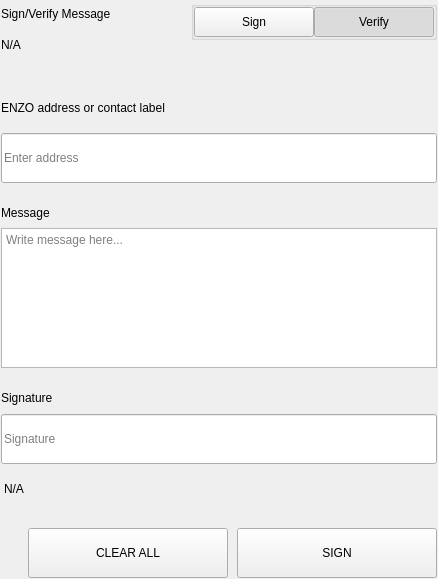
<?xml version="1.0" encoding="UTF-8"?>
<ui version="4.0">
 <class>SettingsSignMessageWidgets</class>
 <widget class="QWidget" name="SettingsSignMessageWidgets">
  <property name="geometry">
   <rect>
    <x>0</x>
    <y>0</y>
    <width>438</width>
    <height>579</height>
   </rect>
  </property>
  <property name="windowTitle">
   <string>Form</string>
  </property>
  <layout class="QVBoxLayout" name="verticalLayout">
   <property name="spacing">
    <number>0</number>
   </property>
   <property name="leftMargin">
    <number>0</number>
   </property>
   <property name="topMargin">
    <number>0</number>
   </property>
   <property name="rightMargin">
    <number>0</number>
   </property>
   <property name="bottomMargin">
    <number>0</number>
   </property>
   <item>
    <widget class="QWidget" name="left" native="true">
     <layout class="QVBoxLayout" name="verticalLayout_3">
      <property name="leftMargin">
       <number>0</number>
      </property>
      <property name="topMargin">
       <number>0</number>
      </property>
      <property name="rightMargin">
       <number>0</number>
      </property>
      <property name="bottomMargin">
       <number>0</number>
      </property>
      <item>
       <widget class="QWidget" name="container_sign" native="true">
        <layout class="QVBoxLayout" name="verticalLayout_2">
         <property name="spacing">
          <number>0</number>
         </property>
         <property name="leftMargin">
          <number>1</number>
         </property>
         <property name="topMargin">
          <number>1</number>
         </property>
         <property name="rightMargin">
          <number>1</number>
         </property>
         <property name="bottomMargin">
          <number>1</number>
         </property>
         <item>
          <layout class="QHBoxLayout" name="horizontalLayout_3" stretch="3,1">
           <property name="spacing">
            <number>40</number>
           </property>
           <item>
            <layout class="QVBoxLayout" name="verticalLayoutTitle">
             <property name="spacing">
              <number>5</number>
             </property>
             <item>
              <widget class="QLabel" name="labelTitle">
               <property name="text">
                <string>Sign/Verify Message</string>
               </property>
              </widget>
             </item>
             <item>
              <widget class="QLabel" name="labelSubtitle1">
               <property name="text">
                <string notr="true">N/A</string>
               </property>
               <property name="wordWrap">
                <bool>true</bool>
               </property>
              </widget>
             </item>
            </layout>
           </item>
           <item alignment="Qt::AlignRight|Qt::AlignTop">
            <widget class="QWidget" name="containerSwitch" native="true">
             <property name="styleSheet">
              <string notr="true">#containerSwitch{
	padding-top:9px;
}</string>
             </property>
             <layout class="QVBoxLayout" name="verticalLayout_6">
              <property name="spacing">
               <number>4</number>
              </property>
              <property name="leftMargin">
               <number>0</number>
              </property>
              <property name="topMargin">
               <number>0</number>
              </property>
              <property name="rightMargin">
               <number>0</number>
              </property>
              <property name="bottomMargin">
               <number>0</number>
              </property>
              <item alignment="Qt::AlignRight">
               <widget class="QGroupBox" name="groupBox">
                <property name="sizePolicy">
                 <sizepolicy hsizetype="Fixed" vsizetype="Preferred">
                  <horstretch>0</horstretch>
                  <verstretch>0</verstretch>
                 </sizepolicy>
                </property>
                <property name="title">
                 <string/>
                </property>
                <property name="alignment">
                 <set>Qt::AlignRight|Qt::AlignTop|Qt::AlignTrailing</set>
                </property>
                <layout class="QHBoxLayout" name="horizontalLayout_4">
                 <property name="spacing">
                  <number>0</number>
                 </property>
                 <property name="leftMargin">
                  <number>0</number>
                 </property>
                 <property name="topMargin">
                  <number>0</number>
                 </property>
                 <property name="rightMargin">
                  <number>0</number>
                 </property>
                 <property name="bottomMargin">
                  <number>0</number>
                 </property>
                 <item>
                  <widget class="QPushButton" name="pushSign">
                   <property name="minimumSize">
                    <size>
                     <width>120</width>
                     <height>30</height>
                    </size>
                   </property>
                   <property name="maximumSize">
                    <size>
                     <width>120</width>
                     <height>30</height>
                    </size>
                   </property>
                   <property name="focusPolicy">
                    <enum>Qt::NoFocus</enum>
                   </property>
                   <property name="text">
                    <string>Sign</string>
                   </property>
                   <property name="checkable">
                    <bool>true</bool>
                   </property>
                   <property name="autoExclusive">
                    <bool>true</bool>
                   </property>
                  </widget>
                 </item>
                 <item>
                  <widget class="QPushButton" name="pushVerify">
                   <property name="minimumSize">
                    <size>
                     <width>120</width>
                     <height>30</height>
                    </size>
                   </property>
                   <property name="maximumSize">
                    <size>
                     <width>120</width>
                     <height>30</height>
                    </size>
                   </property>
                   <property name="focusPolicy">
                    <enum>Qt::NoFocus</enum>
                   </property>
                   <property name="text">
                    <string>Verify</string>
                   </property>
                   <property name="checkable">
                    <bool>true</bool>
                   </property>
                   <property name="checked">
                    <bool>true</bool>
                   </property>
                   <property name="autoExclusive">
                    <bool>true</bool>
                   </property>
                  </widget>
                 </item>
                </layout>
               </widget>
              </item>
              <item alignment="Qt::AlignHCenter|Qt::AlignTop">
               <widget class="QLabel" name="labelSubtitleSwitch">
                <property name="text">
                 <string/>
                </property>
                <property name="alignment">
                 <set>Qt::AlignRight|Qt::AlignTrailing|Qt::AlignVCenter</set>
                </property>
               </widget>
              </item>
             </layout>
            </widget>
           </item>
          </layout>
         </item>
         <item>
          <spacer name="verticalSpacer_2">
           <property name="orientation">
            <enum>Qt::Vertical</enum>
           </property>
           <property name="sizeType">
            <enum>QSizePolicy::Fixed</enum>
           </property>
           <property name="sizeHint" stdset="0">
            <size>
             <width>20</width>
             <height>40</height>
            </size>
           </property>
          </spacer>
         </item>
         <item>
          <widget class="QWidget" name="containerAddress" native="true">
           <property name="sizePolicy">
            <sizepolicy hsizetype="Preferred" vsizetype="Fixed">
             <horstretch>0</horstretch>
             <verstretch>0</verstretch>
            </sizepolicy>
           </property>
           <layout class="QVBoxLayout" name="verticalLayout_5" stretch="0,0">
            <property name="spacing">
             <number>15</number>
            </property>
            <property name="leftMargin">
             <number>0</number>
            </property>
            <property name="topMargin">
             <number>0</number>
            </property>
            <property name="rightMargin">
             <number>0</number>
            </property>
            <property name="bottomMargin">
             <number>0</number>
            </property>
            <item>
             <widget class="QLabel" name="labelSubtitleAddress">
              <property name="minimumSize">
               <size>
                <width>0</width>
                <height>20</height>
               </size>
              </property>
              <property name="maximumSize">
               <size>
                <width>16777215</width>
                <height>20</height>
               </size>
              </property>
              <property name="text">
               <string>ENZO address or contact label</string>
              </property>
             </widget>
            </item>
            <item>
             <widget class="QLineEdit" name="addressIn_SM">
              <property name="minimumSize">
               <size>
                <width>0</width>
                <height>50</height>
               </size>
              </property>
              <property name="maximumSize">
               <size>
                <width>16777215</width>
                <height>50</height>
               </size>
              </property>
              <property name="placeholderText">
               <string>Enter address</string>
              </property>
             </widget>
            </item>
           </layout>
          </widget>
         </item>
         <item>
          <spacer name="verticalSpacer_3">
           <property name="orientation">
            <enum>Qt::Vertical</enum>
           </property>
           <property name="sizeType">
            <enum>QSizePolicy::Fixed</enum>
           </property>
           <property name="sizeHint" stdset="0">
            <size>
             <width>20</width>
             <height>20</height>
            </size>
           </property>
          </spacer>
         </item>
         <item>
          <layout class="QVBoxLayout" name="verticalLayout_9">
           <property name="spacing">
            <number>5</number>
           </property>
           <item>
            <widget class="QLabel" name="labelSubtitleMessage">
             <property name="minimumSize">
              <size>
               <width>0</width>
               <height>20</height>
              </size>
             </property>
             <property name="maximumSize">
              <size>
               <width>16777215</width>
               <height>20</height>
              </size>
             </property>
             <property name="text">
              <string>Message</string>
             </property>
            </widget>
           </item>
           <item>
            <widget class="QPlainTextEdit" name="messageIn_SM">
             <property name="minimumSize">
              <size>
               <width>0</width>
               <height>140</height>
              </size>
             </property>
             <property name="maximumSize">
              <size>
               <width>16777215</width>
               <height>140</height>
              </size>
             </property>
             <property name="placeholderText">
              <string>Write message here...</string>
             </property>
            </widget>
           </item>
          </layout>
         </item>
         <item>
          <spacer name="verticalSpacer_4">
           <property name="orientation">
            <enum>Qt::Vertical</enum>
           </property>
           <property name="sizeType">
            <enum>QSizePolicy::Fixed</enum>
           </property>
           <property name="sizeHint" stdset="0">
            <size>
             <width>20</width>
             <height>20</height>
            </size>
           </property>
          </spacer>
         </item>
         <item>
          <widget class="QWidget" name="widget" native="true">
           <property name="minimumSize">
            <size>
             <width>0</width>
             <height>75</height>
            </size>
           </property>
           <property name="maximumSize">
            <size>
             <width>16777215</width>
             <height>16777215</height>
            </size>
           </property>
           <layout class="QVBoxLayout" name="verticalLayout_4">
            <property name="leftMargin">
             <number>0</number>
            </property>
            <property name="topMargin">
             <number>0</number>
            </property>
            <property name="rightMargin">
             <number>0</number>
            </property>
            <property name="bottomMargin">
             <number>0</number>
            </property>
            <item>
             <widget class="QLabel" name="labelSubtitleSignature">
              <property name="minimumSize">
               <size>
                <width>0</width>
                <height>20</height>
               </size>
              </property>
              <property name="maximumSize">
               <size>
                <width>16777215</width>
                <height>20</height>
               </size>
              </property>
              <property name="text">
               <string>Signature</string>
              </property>
             </widget>
            </item>
            <item>
             <widget class="QLineEdit" name="signatureOut_SM">
              <property name="minimumSize">
               <size>
                <width>0</width>
                <height>50</height>
               </size>
              </property>
              <property name="placeholderText">
               <string>Signature</string>
              </property>
             </widget>
            </item>
           </layout>
          </widget>
         </item>
         <item>
          <widget class="QLabel" name="statusLabel_SM">
           <property name="styleSheet">
            <string notr="true">padding-top:5px;</string>
           </property>
           <property name="text">
            <string notr="true">N/A</string>
           </property>
          </widget>
         </item>
         <item>
          <spacer name="verticalSpacer">
           <property name="orientation">
            <enum>Qt::Vertical</enum>
           </property>
           <property name="sizeType">
            <enum>QSizePolicy::Fixed</enum>
           </property>
           <property name="sizeHint" stdset="0">
            <size>
             <width>20</width>
             <height>20</height>
            </size>
           </property>
          </spacer>
         </item>
         <item>
          <layout class="QHBoxLayout" name="horizontalLayout_7">
           <property name="spacing">
            <number>9</number>
           </property>
           <item>
            <spacer name="horizontalSpacer_5">
             <property name="orientation">
              <enum>Qt::Horizontal</enum>
             </property>
             <property name="sizeType">
              <enum>QSizePolicy::Expanding</enum>
             </property>
             <property name="sizeHint" stdset="0">
              <size>
               <width>40</width>
               <height>20</height>
              </size>
             </property>
            </spacer>
           </item>
           <item>
            <widget class="QPushButton" name="pushButtonClear">
             <property name="minimumSize">
              <size>
               <width>200</width>
               <height>50</height>
              </size>
             </property>
             <property name="focusPolicy">
              <enum>Qt::NoFocus</enum>
             </property>
             <property name="text">
              <string>CLEAR ALL</string>
             </property>
            </widget>
           </item>
           <item>
            <widget class="QPushButton" name="pushButtonSave">
             <property name="minimumSize">
              <size>
               <width>200</width>
               <height>50</height>
              </size>
             </property>
             <property name="maximumSize">
              <size>
               <width>200</width>
               <height>50</height>
              </size>
             </property>
             <property name="focusPolicy">
              <enum>Qt::NoFocus</enum>
             </property>
             <property name="text">
              <string>SIGN</string>
             </property>
            </widget>
           </item>
          </layout>
         </item>
        </layout>
       </widget>
      </item>
     </layout>
    </widget>
   </item>
  </layout>
 </widget>
 <resources/>
 <connections/>
</ui>
